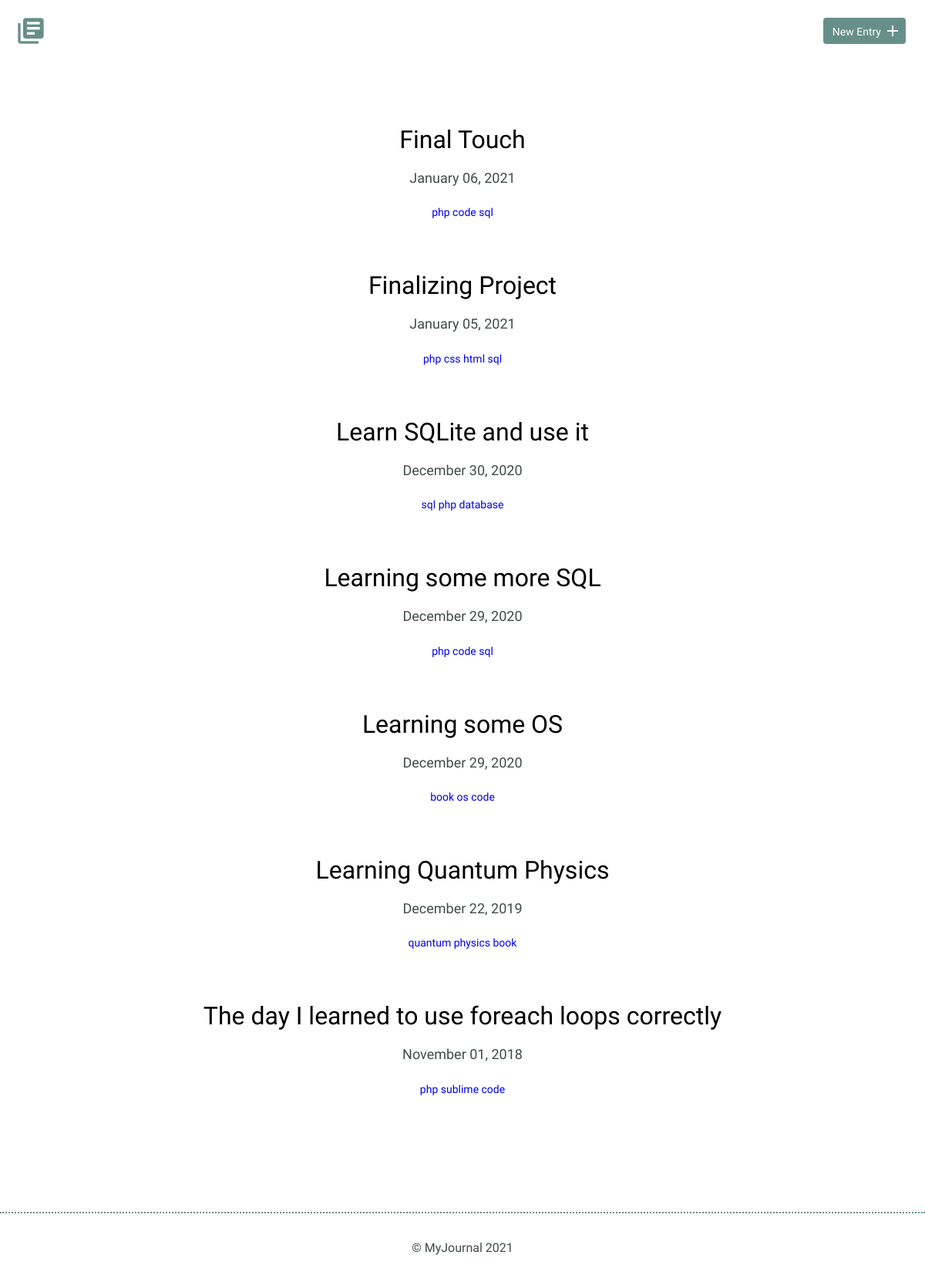
The page / on the database its author committed.
### tables this page shows
CREATE TABLE "entries" (
	`id`	INTEGER,
	`title`	TEXT,
	`date`	TEXT,
	`time_spent`	INTEGER,
	`learned`	BLOB,
	`resources`	BLOB, tags TEXT,
	PRIMARY KEY(`id`)
);

### inc/functions.php (called while the page is built, shortened)
<?php
function get_journal_list() {
	include "connection.php";
	try {
		return $db->query("SELECT id, title, date, tags FROM entries ORDER BY date(date) DESC");
	} catch (Exception $e) {
		echo $e->getMessage();
		die();
	}
}

### index.php (the view, shortened to what this page needs)
<?php
include('inc/functions.php');
include('inc/header.php');
?>
        <section>
            <div class="container">
                <div class="entry-list">
                    <?php
                    if (isset($_GET['tag'])) {
                        $tag = trim(filter_input(INPUT_GET, 'tag', FILTER_SANITIZE_STRING));
                        foreach (get_journal_list_via_tag($tag) as $item) {
                            echo "<article>";
                            echo "<h2><a href='detail.php?id=" . $item['id'] . "'>" . $item['title'] . "</a></h2>";
                            echo "<p><time datetime='2016-01-31'>" . date('F d, Y', strtotime($item['date'])) . "</time></p>";
                            echo "<span id='tag_list'>";
                            $tag_arr = explode(" ", $item['tags']);
                            foreach ($tag_arr as $tag) {
                                echo "<a href='index.php?tag=$tag'>" . $tag . " " . "</a>";
                            }
                            echo "</span>";
                            echo "</article>";
                        }
                    } else {
                        foreach(get_journal_list() as $item) {
                            echo "<article>";
                            echo "<h2><a href='detail.php?id=" . $item['id'] . "'>" . $item['title'] . "</a></h2>";
                            echo "<p><time datetime='2016-01-31'>" . date('F d, Y', strtotime($item['date'])) . "</time></p>";
                            echo "<span id='tag_list'>";
                            $tag_arr = explode(" ", $item['tags']);
                            foreach ($tag_arr as $tag) {
                               echo "<a href='index.php?tag=$tag'>" . $tag . " " . "</a>";
                            }
                            echo "</span>";
                            echo "</article>";
                        }
                    }
                    ?>
                </div>
            </div>
        </section>
<?php
include('inc/footer.php');
?>

### inc/header.php (shortened to what this page needs)
<!DOCTYPE html>
<html>
    <head>
        <link rel="stylesheet" href="css/normalize.css">
        <link rel="stylesheet" href="css/site.css">
    </head>
    <body>
        <header>
            <div class="container">
                <div class="site-header">
                    <a class="logo" href="index.php"><i class="material-icons">library_books</i></a>
                    <a class="button icon-right" href="new.php"><span>New Entry</span> <i class="material-icons">add</i></a>
                </div>
            </div>
        </header>

### inc/footer.php
 <footer>
            <div>
                &copy; MyJournal <?php echo date("Y"); ?>
            </div>
        </footer>
    </body>
</html>

### css/site.css (style rules this page uses)
:root { --signal-red: #ff0000; }
body { font-size: 16px; color: #404a49; font-family: 'Cousine', serif; font-weight: 400; }
.container { margin: 0 auto; padding: 0 25px; }
header .site-header { margin: 0 auto; height: 95px; }
header .logo i { color: #678f89; margin: 20px 0 0 -5px; float: left; font-size: 40px; }
header .button { float: right; margin: 33px 0 0 0; }
footer { text-align: center; padding: 35px 0; border-top: 2px dotted #678f89; }
.button { padding: 8px 10px 6px 10px; background: #678f89; border: 2px solid #678f89; border-radius: 4px; text-decoration: none; color: #FFF; position: relative; text-align: center; font-size: 14px; }
.button.icon-right { padding-right: 30px; top: -10px; }
.button.icon-right i { position: absolute; top: 3px; right: 3px; }
h1, h2, h3 { margin: 0; font-weight: 400; line-height: 1em; color: #000; }
h2 { font-size: 32px; }
h2 a { text-decoration: none; color: #000; }
p { line-height: 1.8em; font-size: 18px; }
.entry-list, .edit-entry, .new-entry { max-width: 800px; margin: 0 auto; padding: 70px 0 150px 0; }
.entry-list article { margin-bottom: 70px; text-align: center; }
.entry-list article:last-child { margin-bottom: 0; }
.entry-list article h2 { margin-bottom: 8px; }
#tag_list { padding-top: 100px; font-size: 14px; color: blue; }
#tag_list a:link { text-decoration: none; }

### rows shown on the page
entries: title "Final Touch", date "January 06, 2021", tags "php", tags "code", tags "sql"
entries: title "Finalizing Project", date "January 05, 2021", tags "php", tags "css", tags "html", tags "sql"
entries: title "Learn SQLite and use it", date "December 30, 2020", tags "sql", tags "php", tags "database"
entries: title "Learning some more SQL", date "December 29, 2020", tags "php", tags "code", tags "sql"
entries: title "Learning some OS", date "December 29, 2020", tags "book", tags "os", tags "code"
entries: title "Learning Quantum Physics", date "December 22, 2019", tags "quantum", tags "physics", tags "book"
entries: title "The day I learned to use foreach loops correctly", date "November 01, 2018", tags "php", tags "sublime", tags "code"
